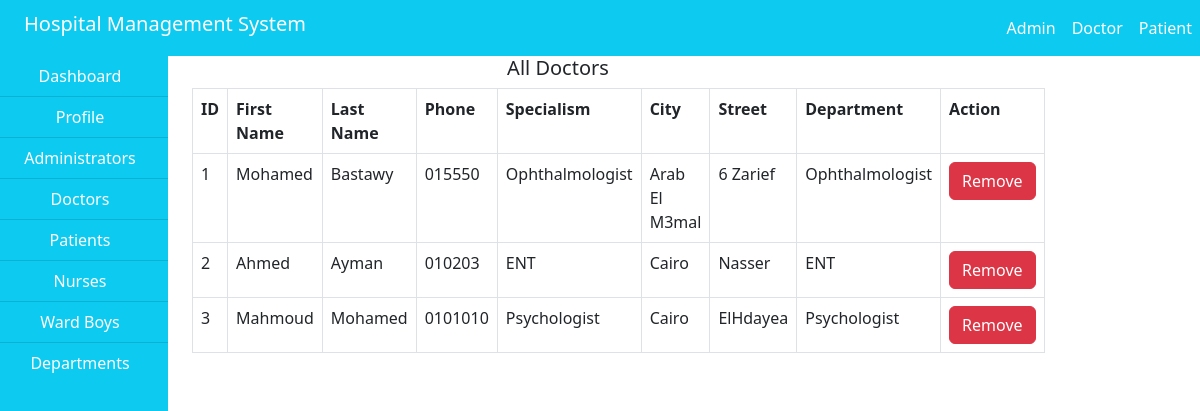
Screenshot of /hms/admin/doctor.php with the database file from the repository.
### tables this page shows
CREATE TABLE IF NOT EXISTS `doctor` (
  `id` int NOT NULL AUTO_INCREMENT,
  `fname` varchar(100) NOT NULL,
  `lname` varchar(100) NOT NULL,
  `phone` varchar(100) DEFAULT NULL,
  `city` varchar(100) DEFAULT NULL,
  `street` varchar(100) DEFAULT NULL,
  `specialism` varchar(100) NOT NULL,
  `dep_id` int NOT NULL,
  `username` varchar(100) DEFAULT NULL,
  `password` varchar(100) DEFAULT NULL,
  PRIMARY KEY (`id`),
  KEY `dep_id` (`dep_id`)
);

CREATE TABLE IF NOT EXISTS `department` (
  `id` int NOT NULL AUTO_INCREMENT,
  `name` varchar(100) NOT NULL,
  `phone` varchar(100) NOT NULL,
  PRIMARY KEY (`id`)
);

### hms/admin/doctor.php (the view, shortened to what this page needs)
<!DOCTYPE html>
<html>
  <head>
  </head>
  <body>
    <?php
      include("../include/header.php");
    ?>
    <div class="container-fluid">
      <div class="col-md-12">
        <div class="row">
          <div class="col-md-2" style="margin-left: -20px;">
            <?php
              include("sidenav.php");
              include("../include/connection.php");
            ?>
          </div>
          <div class="col-md-10">
                <div class="col-md-9">
                  <h5 class="text-center">All Doctors</h5>
                  <?php
                    $query = "SELECT * FROM doctor";
                    $res = mysqli_query($connect,$query);
                    $output="
                      <table class='table table-bordered'>
                        <tr>
                          <th>ID</th>
                          <th>First Name</th>
                          <th>Last Name</th>
                          <th>Phone</th>
                          <th>Specialism</th>
                          <th>City</th>
                          <th>Street</th>
                          <th>Department</th>
                          <th style='width: 10%'>Action</th>
                        <tr>";
                    while($row = mysqli_fetch_array($res)){
                      $id = $row['id'];
                      $fname = $row['fname'];
                      $lname = $row['lname'];
                      $phone = $row['phone'];
                      $city = $row['city'];
                      $street = $row['street'];
                      $specialism = $row['specialism'];
                      $dep_id = $row['dep_id'];
                      $query = "SELECT name FROM department WHERE id=$dep_id";
                      $result = mysqli_query($connect, $query);
                      $row2 = mysqli_fetch_array($result);
                      $dep_name = $row2['name'];
                      $output .="
                        <tr>
                          <td>$id</td>
                          <td>$fname</td>
                          <td>$lname</td>
                          <td>$phone</td>
                          <td>$specialism</td>
                          <td>$city</td>
                          <td>$street</td>
                          <td>$dep_name</td>
                          <td><a href='doctor?id=$id'>
                            <button id='$id' class='btn btn-danger'>Remove</button>
                          </a></td>";
                    }
                    $output .="
                      </tr>
                      </table>";
                    echo $output;
                  ?>
                </div>
          </div>
        </div>
      </div>
    </div>
  </body>
</html>

### rows the page displays
doctor: id "1", fname "Mohamed", lname "Bastawy", phone "015550", specialism "Ophthalmologist", city "Arab El M3mal", street "6 Zarief", department.name "Ophthalmologist"
doctor: id "2", fname "Ahmed", lname "Ayman", phone "010203", specialism "ENT", city "Cairo", street "Nasser", department.name "ENT"
doctor: id "3", fname "Mahmoud", lname "Mohamed", phone "0101010", specialism "Psychologist", city "Cairo", street "ElHdayea", department.name "Psychologist"
